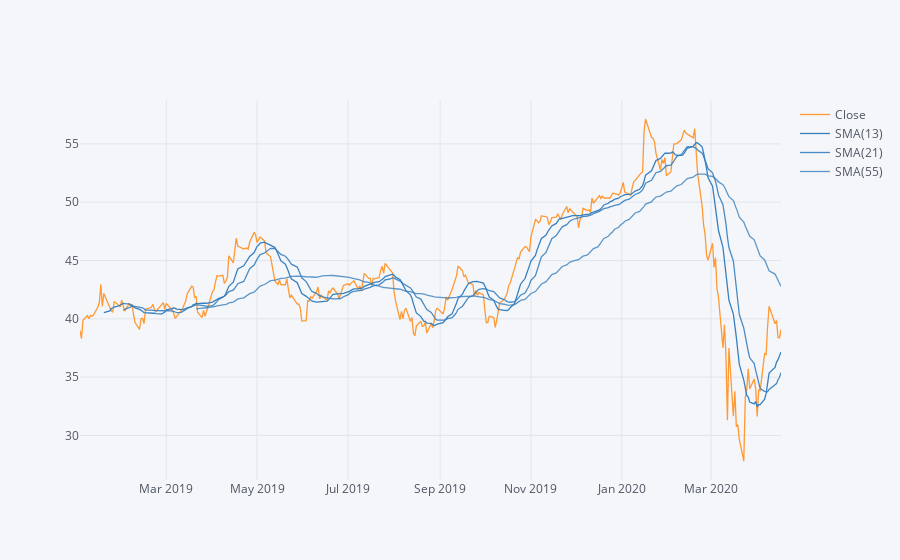

The notebook cell this image was saved under:
### Code cell
MS['Close'].loc['2019-01-01':'2020-06-01'].ta_plot(study='sma',periods=[13,21,55],title='Simple Moving Averages')

### Figure 1 — Plotly figure (JSON) as saved in the notebook; plotly's stock layout.template omitted (floating-point values rounded to 4 significant figures; data arrays with more than 128 entries replaced by an {"elided": "..."} marker saying what was removed)
{"data": [{"line": {"color": "rgba(255, 153, 51, 1.0)", "dash": "solid", "shape": "linear", "width": 1.3}, "mode": "lines", "name": "Close", "text": "", "type": "scatter", "x": {"elided": "326 str values"}, "y": {"elided": "326 float values"}}, {"line": {"color": "rgba(55, 128, 191, 1.0)", "dash": "solid", "shape": "linear", "width": 1.3}, "mode": "lines", "name": "SMA(13)", "text": "", "type": "scatter", "x": {"elided": "326 str values"}, "y": {"elided": "326 mixed values"}}, {"line": {"color": "rgba(55, 128, 191, 0.8999999999999999)", "dash": "solid", "shape": "linear", "width": 1.3}, "mode": "lines", "name": "SMA(21)", "text": "", "type": "scatter", "x": {"elided": "326 str values"}, "y": {"elided": "326 mixed values"}}, {"line": {"color": "rgba(55, 128, 191, 0.7999999999999998)", "dash": "solid", "shape": "linear", "width": 1.3}, "mode": "lines", "name": "SMA(55)", "text": "", "type": "scatter", "x": {"elided": "326 str values"}, "y": {"elided": "326 mixed values"}}], "layout": {"legend": {"bgcolor": "#F5F6F9", "font": {"color": "#4D5663"}}, "paper_bgcolor": "#F5F6F9", "plot_bgcolor": "#F5F6F9", "title": {"font": {"color": "#4D5663"}}, "xaxis": {"gridcolor": "#E1E5ED", "showgrid": true, "tickfont": {"color": "#4D5663"}, "title": {"font": {"color": "#4D5663"}, "text": ""}, "zerolinecolor": "#E1E5ED"}, "yaxis": {"gridcolor": "#E1E5ED", "showgrid": true, "tickfont": {"color": "#4D5663"}, "title": {"font": {"color": "#4D5663"}, "text": ""}, "zerolinecolor": "#E1E5ED"}}}
